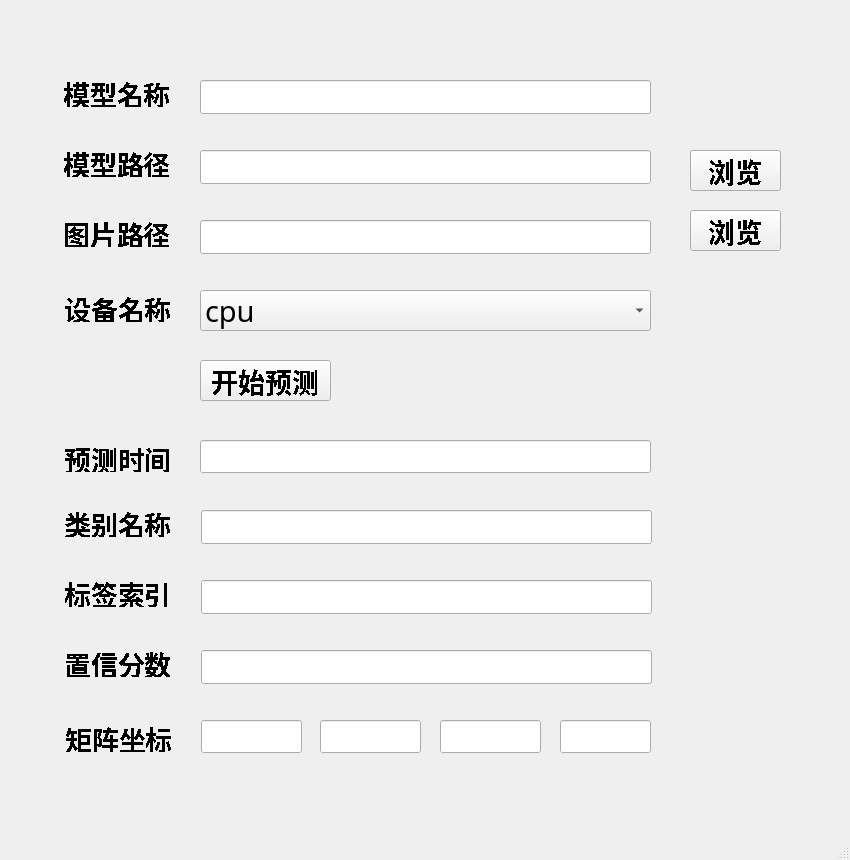
<?xml version="1.0" encoding="UTF-8"?>
<ui version="4.0">
 <class>newNeuroBotClass</class>
 <widget class="QMainWindow" name="newNeuroBotClass">
  <property name="geometry">
   <rect>
    <x>0</x>
    <y>0</y>
    <width>850</width>
    <height>860</height>
   </rect>
  </property>
  <property name="font">
   <font>
    <family>宋体</family>
    <pointsize>22</pointsize>
   </font>
  </property>
  <property name="windowTitle">
   <string>NeuroBot</string>
  </property>
  <property name="windowIcon">
   <iconset resource="newNeuroBot.qrc">
    <normaloff>:/newNeuroBot/icon.ico</normaloff>:/newNeuroBot/icon.ico</iconset>
  </property>
  <property name="styleSheet">
   <string notr="true"/>
  </property>
  <widget class="QWidget" name="centralWidget">
   <property name="enabled">
    <bool>true</bool>
   </property>
   <widget class="QLabel" name="label_11">
    <property name="geometry">
     <rect>
      <x>60</x>
      <y>445</y>
      <width>116</width>
      <height>27</height>
     </rect>
    </property>
    <property name="font">
     <font>
      <family>仿宋</family>
      <pointsize>20</pointsize>
      <bold>true</bold>
      <stylestrategy>NoAntialias</stylestrategy>
     </font>
    </property>
    <property name="text">
     <string>预测时间</string>
    </property>
    <property name="alignment">
     <set>Qt::AlignCenter</set>
    </property>
   </widget>
   <widget class="QLabel" name="label_7">
    <property name="geometry">
     <rect>
      <x>59</x>
      <y>220</y>
      <width>116</width>
      <height>27</height>
     </rect>
    </property>
    <property name="font">
     <font>
      <family>仿宋</family>
      <pointsize>20</pointsize>
      <bold>true</bold>
      <stylestrategy>NoAntialias</stylestrategy>
     </font>
    </property>
    <property name="text">
     <string>图片路径</string>
    </property>
    <property name="alignment">
     <set>Qt::AlignCenter</set>
    </property>
   </widget>
   <widget class="QLabel" name="time">
    <property name="geometry">
     <rect>
      <x>-360</x>
      <y>440</y>
      <width>949</width>
      <height>27</height>
     </rect>
    </property>
    <property name="text">
     <string/>
    </property>
   </widget>
   <widget class="QPushButton" name="predict">
    <property name="geometry">
     <rect>
      <x>200</x>
      <y>360</y>
      <width>131</width>
      <height>41</height>
     </rect>
    </property>
    <property name="font">
     <font>
      <family>宋体</family>
      <pointsize>20</pointsize>
      <bold>true</bold>
      <stylestrategy>NoAntialias</stylestrategy>
     </font>
    </property>
    <property name="text">
     <string>开始预测</string>
    </property>
   </widget>
   <widget class="QLineEdit" name="score">
    <property name="geometry">
     <rect>
      <x>201</x>
      <y>650</y>
      <width>451</width>
      <height>34</height>
     </rect>
    </property>
    <property name="font">
     <font>
      <family>宋体</family>
      <pointsize>21</pointsize>
      <bold>true</bold>
      <stylestrategy>NoAntialias</stylestrategy>
     </font>
    </property>
    <property name="text">
     <string/>
    </property>
    <property name="readOnly">
     <bool>true</bool>
    </property>
   </widget>
   <widget class="QLineEdit" name="modelname">
    <property name="geometry">
     <rect>
      <x>200</x>
      <y>80</y>
      <width>451</width>
      <height>34</height>
     </rect>
    </property>
    <property name="font">
     <font>
      <family>宋体</family>
      <pointsize>21</pointsize>
      <bold>true</bold>
      <stylestrategy>NoAntialias</stylestrategy>
     </font>
    </property>
    <property name="inputMethodHints">
     <set>Qt::ImhNoTextHandles</set>
    </property>
    <property name="text">
     <string/>
    </property>
   </widget>
   <widget class="QLabel" name="label_2">
    <property name="geometry">
     <rect>
      <x>59</x>
      <y>80</y>
      <width>116</width>
      <height>27</height>
     </rect>
    </property>
    <property name="font">
     <font>
      <family>仿宋</family>
      <pointsize>20</pointsize>
      <bold>true</bold>
      <stylestrategy>NoAntialias</stylestrategy>
     </font>
    </property>
    <property name="text">
     <string>模型名称</string>
    </property>
    <property name="alignment">
     <set>Qt::AlignCenter</set>
    </property>
   </widget>
   <widget class="QLabel" name="label_9">
    <property name="geometry">
     <rect>
      <x>60</x>
      <y>580</y>
      <width>116</width>
      <height>27</height>
     </rect>
    </property>
    <property name="font">
     <font>
      <family>仿宋</family>
      <pointsize>20</pointsize>
      <bold>true</bold>
      <stylestrategy>NoAntialias</stylestrategy>
     </font>
    </property>
    <property name="text">
     <string>标签索引</string>
    </property>
    <property name="alignment">
     <set>Qt::AlignCenter</set>
    </property>
   </widget>
   <widget class="QLineEdit" name="labelindex">
    <property name="geometry">
     <rect>
      <x>201</x>
      <y>580</y>
      <width>451</width>
      <height>34</height>
     </rect>
    </property>
    <property name="font">
     <font>
      <family>宋体</family>
      <pointsize>21</pointsize>
      <bold>true</bold>
      <stylestrategy>NoAntialias</stylestrategy>
     </font>
    </property>
    <property name="text">
     <string/>
    </property>
    <property name="readOnly">
     <bool>true</bool>
    </property>
   </widget>
   <widget class="QLabel" name="label_10">
    <property name="geometry">
     <rect>
      <x>60</x>
      <y>650</y>
      <width>116</width>
      <height>27</height>
     </rect>
    </property>
    <property name="font">
     <font>
      <family>仿宋</family>
      <pointsize>20</pointsize>
      <bold>true</bold>
      <stylestrategy>NoAntialias</stylestrategy>
     </font>
    </property>
    <property name="text">
     <string>置信分数</string>
    </property>
    <property name="alignment">
     <set>Qt::AlignCenter</set>
    </property>
   </widget>
   <widget class="QLabel" name="label_6">
    <property name="geometry">
     <rect>
      <x>60</x>
      <y>295</y>
      <width>116</width>
      <height>27</height>
     </rect>
    </property>
    <property name="font">
     <font>
      <family>仿宋</family>
      <pointsize>20</pointsize>
      <bold>true</bold>
      <stylestrategy>NoAntialias</stylestrategy>
     </font>
    </property>
    <property name="text">
     <string>设备名称</string>
    </property>
    <property name="alignment">
     <set>Qt::AlignCenter</set>
    </property>
   </widget>
   <widget class="QLineEdit" name="x0">
    <property name="geometry">
     <rect>
      <x>201</x>
      <y>720</y>
      <width>101</width>
      <height>33</height>
     </rect>
    </property>
    <property name="font">
     <font>
      <family>宋体</family>
      <pointsize>20</pointsize>
      <bold>true</bold>
      <stylestrategy>NoAntialias</stylestrategy>
     </font>
    </property>
    <property name="text">
     <string/>
    </property>
    <property name="readOnly">
     <bool>true</bool>
    </property>
   </widget>
   <widget class="QLineEdit" name="label">
    <property name="geometry">
     <rect>
      <x>201</x>
      <y>510</y>
      <width>451</width>
      <height>34</height>
     </rect>
    </property>
    <property name="font">
     <font>
      <family>宋体</family>
      <pointsize>21</pointsize>
      <bold>true</bold>
      <stylestrategy>NoAntialias</stylestrategy>
     </font>
    </property>
    <property name="text">
     <string/>
    </property>
    <property name="readOnly">
     <bool>true</bool>
    </property>
   </widget>
   <widget class="QLineEdit" name="lineEdit_9">
    <property name="geometry">
     <rect>
      <x>200</x>
      <y>150</y>
      <width>451</width>
      <height>34</height>
     </rect>
    </property>
    <property name="font">
     <font>
      <family>宋体</family>
      <pointsize>21</pointsize>
      <bold>true</bold>
      <stylestrategy>NoAntialias</stylestrategy>
     </font>
    </property>
    <property name="inputMethodHints">
     <set>Qt::ImhNoEditMenu</set>
    </property>
    <property name="text">
     <string/>
    </property>
   </widget>
   <widget class="QLineEdit" name="picturepath">
    <property name="geometry">
     <rect>
      <x>200</x>
      <y>220</y>
      <width>451</width>
      <height>34</height>
     </rect>
    </property>
    <property name="font">
     <font>
      <family>宋体</family>
      <pointsize>21</pointsize>
      <bold>true</bold>
      <stylestrategy>NoAntialias</stylestrategy>
     </font>
    </property>
    <property name="text">
     <string/>
    </property>
   </widget>
   <widget class="QLineEdit" name="time_2">
    <property name="geometry">
     <rect>
      <x>200</x>
      <y>440</y>
      <width>451</width>
      <height>33</height>
     </rect>
    </property>
    <property name="font">
     <font>
      <family>宋体</family>
      <pointsize>20</pointsize>
      <bold>true</bold>
      <stylestrategy>NoAntialias</stylestrategy>
     </font>
    </property>
    <property name="text">
     <string/>
    </property>
    <property name="readOnly">
     <bool>true</bool>
    </property>
   </widget>
   <widget class="QLineEdit" name="lineEdit_19">
    <property name="geometry">
     <rect>
      <x>440</x>
      <y>720</y>
      <width>101</width>
      <height>33</height>
     </rect>
    </property>
    <property name="font">
     <font>
      <family>宋体</family>
      <pointsize>20</pointsize>
      <bold>true</bold>
      <stylestrategy>NoAntialias</stylestrategy>
     </font>
    </property>
    <property name="text">
     <string/>
    </property>
    <property name="readOnly">
     <bool>true</bool>
    </property>
   </widget>
   <widget class="QLabel" name="label_3">
    <property name="geometry">
     <rect>
      <x>60</x>
      <y>510</y>
      <width>116</width>
      <height>27</height>
     </rect>
    </property>
    <property name="font">
     <font>
      <family>仿宋</family>
      <pointsize>20</pointsize>
      <bold>true</bold>
      <stylestrategy>NoAntialias</stylestrategy>
     </font>
    </property>
    <property name="text">
     <string>类别名称</string>
    </property>
    <property name="alignment">
     <set>Qt::AlignCenter</set>
    </property>
   </widget>
   <widget class="QLabel" name="label_5">
    <property name="geometry">
     <rect>
      <x>59</x>
      <y>150</y>
      <width>116</width>
      <height>27</height>
     </rect>
    </property>
    <property name="font">
     <font>
      <family>仿宋</family>
      <pointsize>20</pointsize>
      <bold>true</bold>
      <stylestrategy>NoAntialias</stylestrategy>
     </font>
    </property>
    <property name="text">
     <string>模型路径</string>
    </property>
    <property name="alignment">
     <set>Qt::AlignCenter</set>
    </property>
   </widget>
   <widget class="QLabel" name="label_8">
    <property name="geometry">
     <rect>
      <x>61</x>
      <y>725</y>
      <width>116</width>
      <height>27</height>
     </rect>
    </property>
    <property name="font">
     <font>
      <family>仿宋</family>
      <pointsize>20</pointsize>
      <bold>true</bold>
      <stylestrategy>NoAntialias</stylestrategy>
     </font>
    </property>
    <property name="text">
     <string>矩阵坐标</string>
    </property>
    <property name="alignment">
     <set>Qt::AlignCenter</set>
    </property>
   </widget>
   <widget class="QLineEdit" name="y0">
    <property name="geometry">
     <rect>
      <x>320</x>
      <y>720</y>
      <width>101</width>
      <height>33</height>
     </rect>
    </property>
    <property name="font">
     <font>
      <family>宋体</family>
      <pointsize>20</pointsize>
      <bold>true</bold>
      <stylestrategy>NoAntialias</stylestrategy>
     </font>
    </property>
    <property name="text">
     <string/>
    </property>
    <property name="readOnly">
     <bool>true</bool>
    </property>
   </widget>
   <widget class="QLineEdit" name="y1">
    <property name="geometry">
     <rect>
      <x>560</x>
      <y>720</y>
      <width>91</width>
      <height>33</height>
     </rect>
    </property>
    <property name="font">
     <font>
      <family>宋体</family>
      <pointsize>20</pointsize>
      <bold>true</bold>
      <stylestrategy>NoAntialias</stylestrategy>
     </font>
    </property>
    <property name="text">
     <string/>
    </property>
    <property name="readOnly">
     <bool>true</bool>
    </property>
   </widget>
   <widget class="QPushButton" name="browse">
    <property name="geometry">
     <rect>
      <x>690</x>
      <y>210</y>
      <width>91</width>
      <height>41</height>
     </rect>
    </property>
    <property name="font">
     <font>
      <family>宋体</family>
      <pointsize>20</pointsize>
      <bold>true</bold>
      <stylestrategy>NoAntialias</stylestrategy>
     </font>
    </property>
    <property name="text">
     <string>浏览</string>
    </property>
   </widget>
   <widget class="QPushButton" name="pushButton_5">
    <property name="geometry">
     <rect>
      <x>690</x>
      <y>150</y>
      <width>91</width>
      <height>41</height>
     </rect>
    </property>
    <property name="font">
     <font>
      <family>宋体</family>
      <pointsize>20</pointsize>
      <bold>true</bold>
      <stylestrategy>NoAntialias</stylestrategy>
     </font>
    </property>
    <property name="text">
     <string>浏览</string>
    </property>
   </widget>
   <widget class="QComboBox" name="devicename">
    <property name="geometry">
     <rect>
      <x>200</x>
      <y>290</y>
      <width>451</width>
      <height>41</height>
     </rect>
    </property>
    <item>
     <property name="text">
      <string>cpu</string>
     </property>
    </item>
    <item>
     <property name="text">
      <string>cuda</string>
     </property>
    </item>
   </widget>
  </widget>
  <widget class="QStatusBar" name="statusBar"/>
 </widget>
 <layoutdefault spacing="6" margin="11"/>
 <resources>
  <include location="newNeuroBot.qrc"/>
 </resources>
 <connections>
  <connection>
   <sender>modelname</sender>
   <signal>textChanged(QString)</signal>
   <receiver>newNeuroBotClass</receiver>
   <slot>onModelName()</slot>
   <hints>
    <hint type="sourcelabel">
     <x>283</x>
     <y>97</y>
    </hint>
    <hint type="destinationlabel">
     <x>542</x>
     <y>51</y>
    </hint>
   </hints>
  </connection>
  <connection>
   <sender>lineEdit_9</sender>
   <signal>textChanged(QString)</signal>
   <receiver>newNeuroBotClass</receiver>
   <slot>onModelPath()</slot>
   <hints>
    <hint type="sourcelabel">
     <x>536</x>
     <y>172</y>
    </hint>
    <hint type="destinationlabel">
     <x>625</x>
     <y>136</y>
    </hint>
   </hints>
  </connection>
  <connection>
   <sender>picturepath</sender>
   <signal>textChanged(QString)</signal>
   <receiver>newNeuroBotClass</receiver>
   <slot>onPicturePath()</slot>
   <hints>
    <hint type="sourcelabel">
     <x>388</x>
     <y>241</y>
    </hint>
    <hint type="destinationlabel">
     <x>480</x>
     <y>214</y>
    </hint>
   </hints>
  </connection>
  <connection>
   <sender>pushButton_5</sender>
   <signal>clicked()</signal>
   <receiver>newNeuroBotClass</receiver>
   <slot>getModelPath()</slot>
   <hints>
    <hint type="sourcelabel">
     <x>748</x>
     <y>177</y>
    </hint>
    <hint type="destinationlabel">
     <x>810</x>
     <y>134</y>
    </hint>
   </hints>
  </connection>
  <connection>
   <sender>browse</sender>
   <signal>clicked()</signal>
   <receiver>newNeuroBotClass</receiver>
   <slot>getPicPath()</slot>
   <hints>
    <hint type="sourcelabel">
     <x>744</x>
     <y>235</y>
    </hint>
    <hint type="destinationlabel">
     <x>823</x>
     <y>250</y>
    </hint>
   </hints>
  </connection>
  <connection>
   <sender>predict</sender>
   <signal>clicked()</signal>
   <receiver>newNeuroBotClass</receiver>
   <slot>predict()</slot>
   <hints>
    <hint type="sourcelabel">
     <x>274</x>
     <y>399</y>
    </hint>
    <hint type="destinationlabel">
     <x>403</x>
     <y>405</y>
    </hint>
   </hints>
  </connection>
  <connection>
   <sender>time_2</sender>
   <signal>textEdited(QString)</signal>
   <receiver>newNeuroBotClass</receiver>
   <slot>getPath()</slot>
   <hints>
    <hint type="sourcelabel">
     <x>586</x>
     <y>472</y>
    </hint>
    <hint type="destinationlabel">
     <x>748</x>
     <y>496</y>
    </hint>
   </hints>
  </connection>
  <connection>
   <sender>devicename</sender>
   <signal>currentIndexChanged(int)</signal>
   <receiver>newNeuroBotClass</receiver>
   <slot>onDeviceName()</slot>
   <hints>
    <hint type="sourcelabel">
     <x>535</x>
     <y>320</y>
    </hint>
    <hint type="destinationlabel">
     <x>717</x>
     <y>363</y>
    </hint>
   </hints>
  </connection>
 </connections>
 <slots>
  <signal>signal1()</signal>
  <signal>signal2()</signal>
  <slot>on_btnchange()</slot>
  <slot>predict()</slot>
  <slot>onModelName()</slot>
  <slot>onModelPath()</slot>
  <slot>onPicturePath()</slot>
  <slot>onDeviceName()</slot>
  <slot>getPath()</slot>
  <slot>getModelPath()</slot>
  <slot>getPicPath()</slot>
  <slot>slot2()</slot>
 </slots>
</ui>
